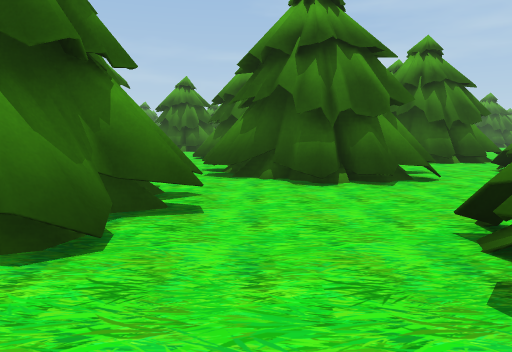
[1] (above)

24 first-person views from a walk through a Unity game level. The camera is 1.2 m above the floor, tilts 6° down and sees 70° across. The floor is counted in squares, 2 m on a side. Each view is taken from the middle of a square. On the plan, view 1 faces up. The plan holds only what a view shows up to about 10 squares ahead; the rest is blank. The place goes on beyond the plan. The player is left out. Some animated figures are left out.

[2]
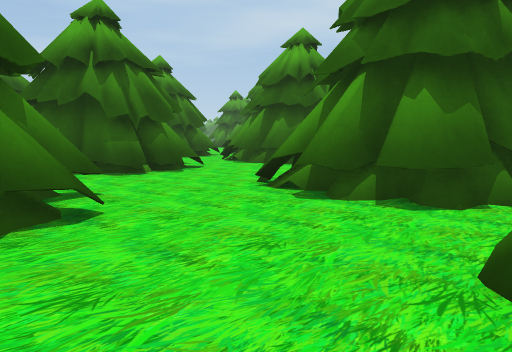

[3]
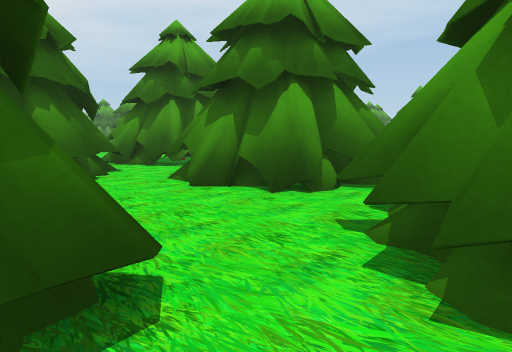

[4]
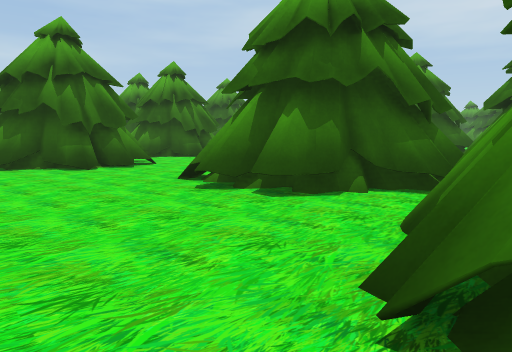

[5]
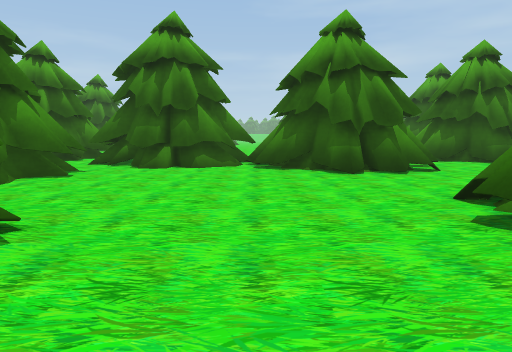

[6]
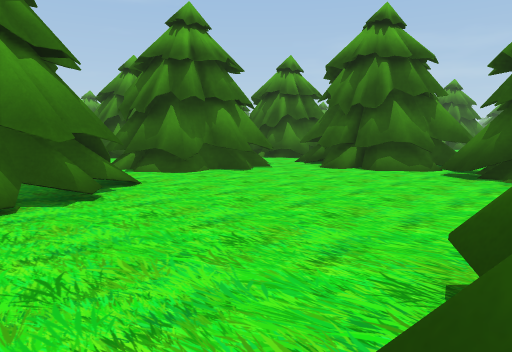

[7]
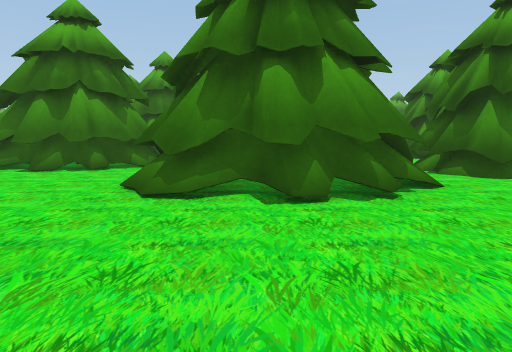

[8]
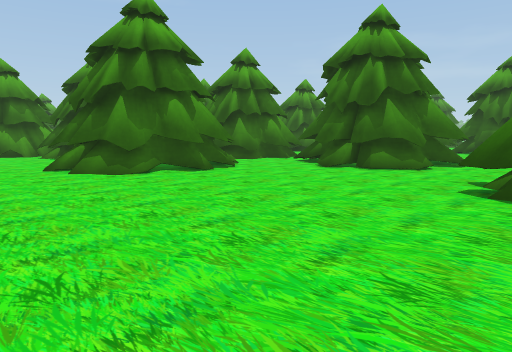

[9]
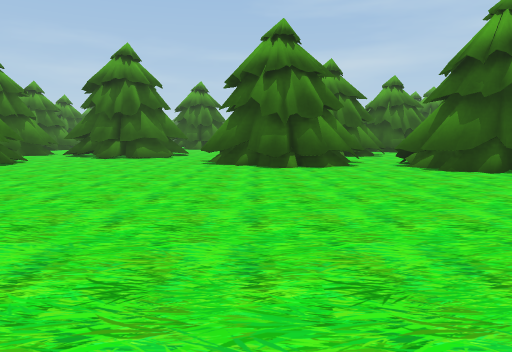

[10]
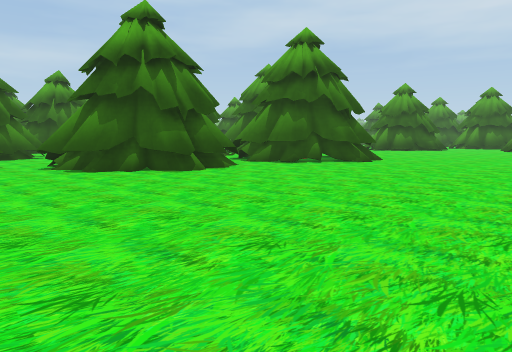

[11]
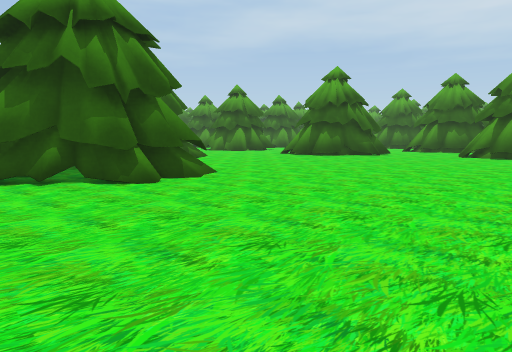

[12]
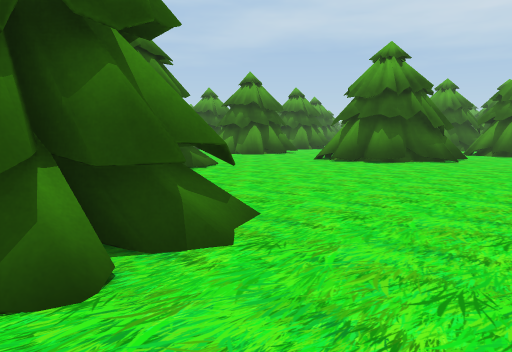

[13]
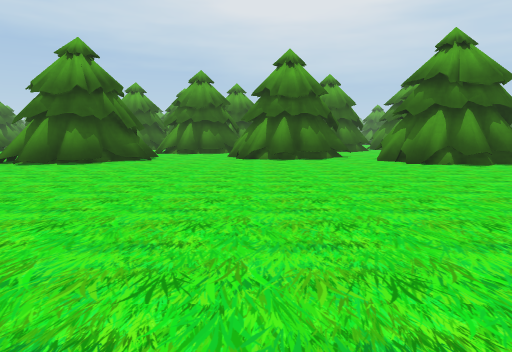

[14]
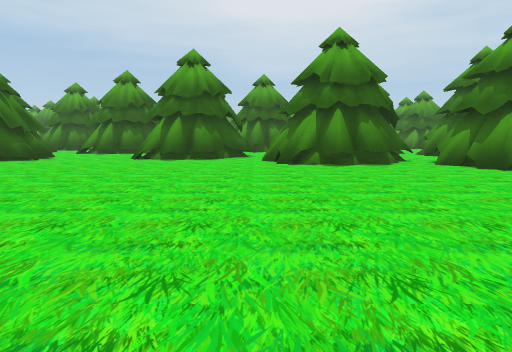

[15]
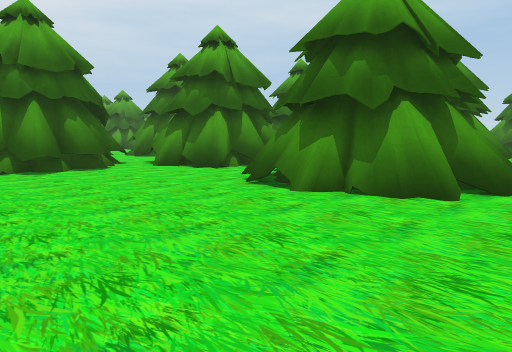

[16]
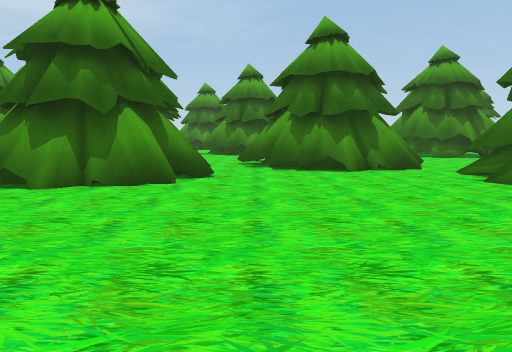

[17]
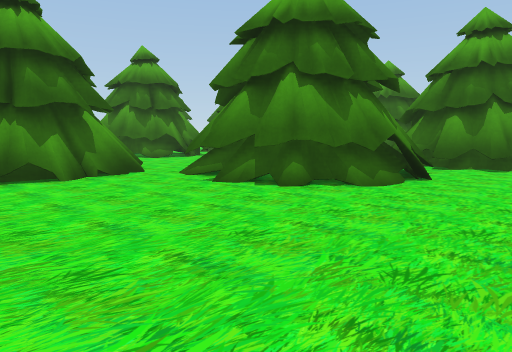

[18]
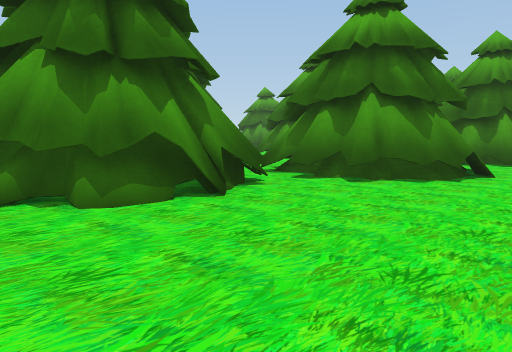

[19]
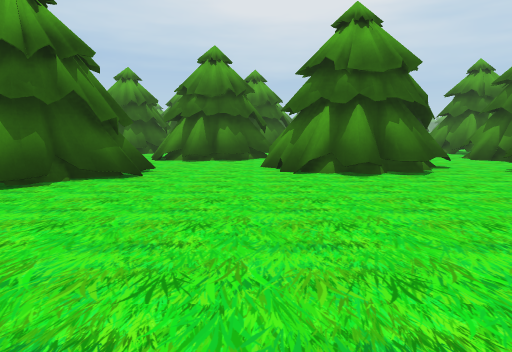

[20]
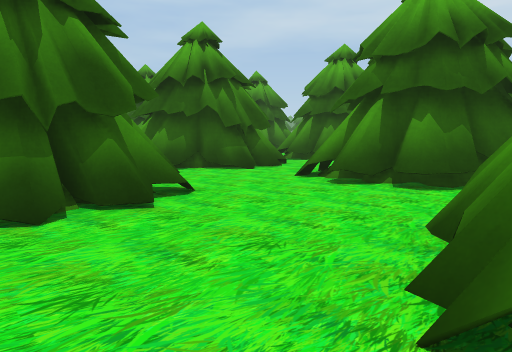

[21]
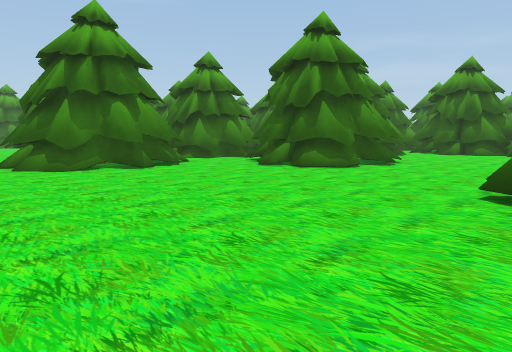

[22]
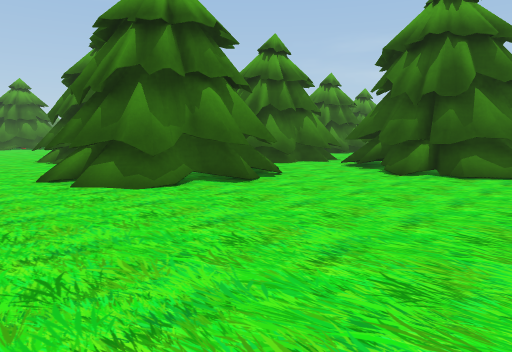

[23]
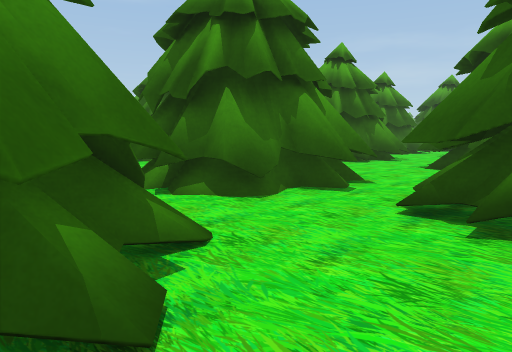

[24]
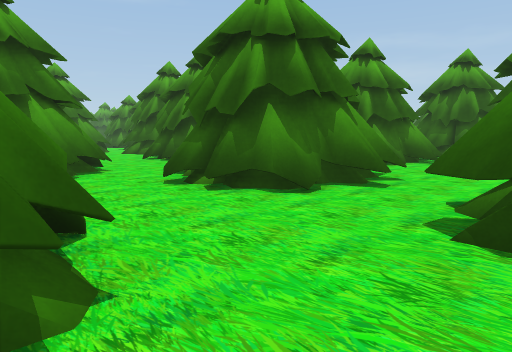

### Floor plan
Key: @ floor where view 1 was taken; # wall or solid block; x gap in a wall; . floor.
Columns run from 12 left of view 1 to 18 right of it. Each row starts with its distance up from view 1.
 12              #.
 11  # ###    .###x
 10  .#####   .###. #
  9  ..#######... . ###
  8   #....###..  ....
  7   ##........###...
  6   #.........###x##
  5   #..........##.##
  4   ##....####.....#    ..
  3   ###...####......   ...
  2  ####....###..###.#  ...
  1 ..###........####x#  #..
  0 ......####..@####.####..     #
 -1 ##....####.#####...##....#   ##
 -2 ##....####x#  ####......####...
 -3 ##.........########......###...
 -4 ............##.####.......#...#
 -5 ................##............#
 -6     ...........................
 -7      .....................###
 -8      .....................##
 -9       ....................##
-10       ........................
-11     ##.###..............####...
-12     ##   #..#...........##  ..#
-13         ##.###..........##    #
-14         #.   #.....###...#
-15              #....##  .###
-16              .###..    #
-17             ..####.
-18             ..   #.
-19                   .#

Positions as (right, up) in squares from view 1, and headings:
1: (0, 0), facing up
2: (-2, -1), facing up-right
3: (-4, 2), facing down-right
4: (-7, 0), facing up-right
5: (-6, 1), facing up
6: (-4, 2), facing up-left
7: (-4, 2), facing left
8: (-5, -6), facing up-left
9: (-5, -10), facing up
10: (-4, -10), facing up-right
11: (2, -10), facing up-right
12: (4, -7), facing up-right
13: (4, -7), facing right
14: (4, -10), facing right
15: (5, -10), facing down-right
16: (5, -9), facing down
17: (5, -10), facing down-left
18: (2, -9), facing down-left
19: (8, -6), facing right
20: (13, -7), facing up-right
21: (13, -7), facing up-left
22: (10, -7), facing up-left
23: (7, -3), facing up-left
24: (5, 2), facing up-left
